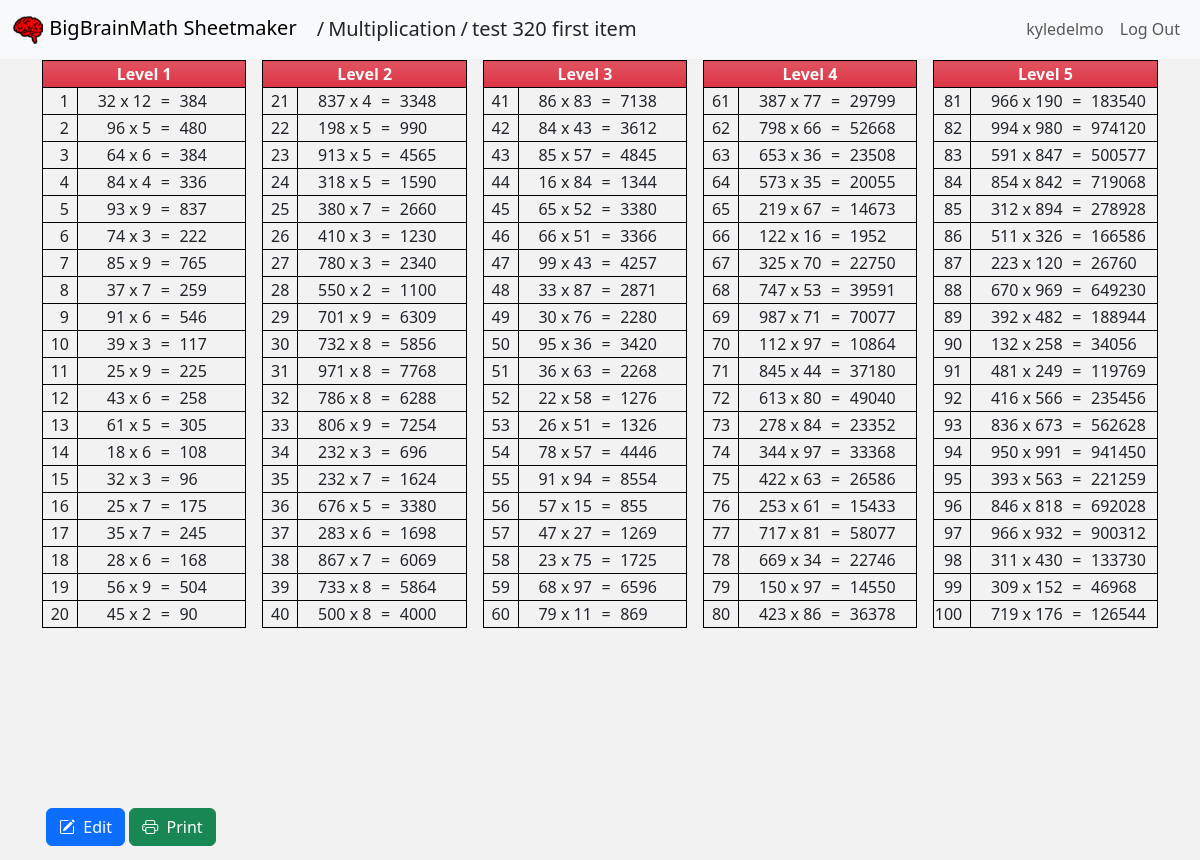
The page /multiplication/1/view (signed in) on the database its author committed.
### sheetmaker/models.py (models this page shows)
class Sheet(models.Model):
    user_id = models.PositiveIntegerField()
    sheet_name = models.CharField(max_length=50, default="Supermath Correspondence Contest")
    sheet_subname = models.CharField(max_length=50, default="Time Limit: 4 Minutes")
    problem_data = models.JSONField()
    sheet_type = models.CharField(max_length=20)
    created = models.DateTimeField(default=datetime.utcnow())
    modified = models.DateTimeField(default=datetime.utcnow())

class User(AbstractUser):
    pass

### sheetmaker/views.py (the view, shortened to what this page needs)
# urls.py: path('multiplication/<int:id>/<str:action>', views.multiplication_view, name='multiplication_view'),
@login_required(login_url="/login")
@xframe_options_sameorigin
def multiplication_view(request, id, action):
    pageTemplate = "sheetmaker/sheet_item.html"
    flat_list = []
    printData1 = []
    printData2 = []
    sheet = Sheet.objects.get(id=id)
    data = sheet
    if action == "edit":
        pageTemplate = "sheetmaker/sheet_item_edit.html"
    return render(request, pageTemplate, {
        "sheet_type": "Multiplication",
        "breadcrumb": "multiplication",
        "sheet_data": data,
        "sheet_print_data_1": printData1,
        "sheet_print_data_2": printData2
    })

### sheetmaker/templates/sheetmaker/sheet_item.html (shortened to what this page needs)
{% extends "sheetmaker/layout.html" %}
{% block subtitle %}
    <span class="sub-title"><span class="px-1">/</span><a class="text-decoration-none text-nowrap text-dark" href="/{{breadcrumb}}">{{ sheet_type }}</a><span class="px-1">/</span><span class="text-nowrap">{{ sheet_data.sheet_name}}</span></span>
{% endblock %}
{% block body %}
    <div class="problem-sheet">
        {% if sheet_type == "Multiplication" %}
        <div>
            <div class='grid item-detail-panel'>
                {% for data in sheet_data.problem_data %}
                <div class="animate__animated animate__fadeIn">
                    <table>
                        <thead>
                            <tr>
                                <th class="text-light bg-danger bg-gradient bg-opacity-100" colspan="2">{{ data.levelName }}</th>
                            </tr>
                        </thead>
                        <tbody>
                            {% for problem in data.numberSet %}
                            <tr>
                                <td>
                                    {{ problem.number }}
                                </td>
                                <td>
                                    <span>
                                        {{ problem.first }} x {{ problem.second }}
                                    </span>
                                    <span>=</span>
                                    <span>{{ problem.answer }}</span>
                                </td>
                            </tr>
                            {% endfor %}
                        </tbody>
                    </table>
                </div>
                {% endfor %}
            </div>
            <div class="footer-action-panel">
                <div id="sheetNameContainer" class="row g-3 mt-2 p-1">
                    <div class="flex-none w-auto">
                        <a class="btn btn-primary" href="/multiplication/{{ sheet_data.id }}/edit">
                            <i class="bi bi-pencil-square"></i>&nbsp;&nbsp;Edit
                        </a>
                        <button class="btn btn-success" data-sheet_id="{{ sheet_data.id }}" data-sheet-type="multiplication" id="printSheetEl">
                            <i class="bi bi-printer"></i>&nbsp;&nbsp;Print
                        </button>
                    </div>
                </div>
            </div>
        </div>
        {% endif %}
    </div>
{% endblock %}

### sheetmaker/templates/sheetmaker/layout.html (shortened to what this page needs)
{% load static %}
<!DOCTYPE html>
<html lang="en">
<head>
    <link href="https://cdn.jsdelivr.net/npm/bootstrap@5.3.0-alpha1/dist/css/bootstrap.min.css" rel="stylesheet"
 />
    <link rel="stylesheet" href="https://cdn.jsdelivr.net/npm/bootstrap-icons@1.9.1/font/bootstrap-icons.css" />
    <link rel="stylesheet" href="https://cdnjs.cloudflare.com/ajax/libs/animate.css/4.1.1/animate.min.css" />
    <link href="{% static 'sheetmaker/styles.css' %}" rel="stylesheet" />
</head>
<body>
    <div class="main container">
        <nav class="navbar fixed-top navbar-expand-lg bg-body-tertiary">
            <div class="container-fluid">
                <a class="navbar-brand" href="{% url 'index' %}">
                    <img src="{% static 'sheetmaker/images/supersmallmath32.png' %}">
                    <span>BigBrainMath Sheetmaker</span>
                </a>
                <div>{% block subtitle %}{% endblock %}</div>
                <div class="collapse navbar-collapse justify-content-end" id="navbarNav">
                    <ul class="navbar-nav">
                        {% if not user.is_authenticated %}
                        <li class="nav-item user-label">
                            <a class="nav-link" href="{% url 'login' %}">Log In</a>
                        </li>
                        <li class="nav-item user-label">
                            <a class="nav-link" href="{% url 'register' %}">Register</a>
                        </li>
                        {% else %}
                        <li class="nav-item user-label">
                            <a class="nav-link">{{ user.username }}</a>
                        </li>
                        <li class="nav-item user-label">
                            <a class="nav-link" href="{% url 'logout' %}">Log Out</a>
                        </li>
                        {% endif %}
                    </ul>
                </div>
            </div>
        </nav>
        {% block body %}
        {% endblock %}
    </div>
</body>
</html>

### sheetmaker/static/sheetmaker/styles.css (style rules this page uses)
html, body { margin: 0; min-height: 100%; background-color: #f2f2f2; }
.main { height: 100vh; --webkit-user-select: none; user-select: none; }
.user-label { justify-content: right }
.sub-title { font-size: var(--bs-navbar-brand-font-size); }
.problem-sheet { text-align: center; margin-top: 60px; }
.problem-sheet > div { display: flex; flex-direction: column; }
.problem-sheet div.grid.item-detail-panel { margin-bottom: 80px; }
.problem-sheet div.footer-action-panel { height: 80px; position: fixed; bottom: 0px; width: 100%; background: #f2f2f2; }
table, th, td, tr { border:1px solid black; }
.grid { display: grid; gap: 1rem; grid-auto-flow: column; grid-template-columns: auto auto auto auto auto; overflow: auto; }
.grid table { width: 100%; min-width: 180px; }
.grid table thead tr { background-color: red; }
.grid table tbody tr td:first-child { width: 35px; text-align: right; padding-right: 0.5em; }
.grid table tbody tr td { white-space: nowrap; }
.grid table tbody tr td:last-child { text-align: right; }
.grid table tbody tr td:last-child span { text-align: right; display: inline-block; }
.grid table tbody tr td:last-child > span:nth-child(1) { text-align: right; }
.grid table tbody tr td:last-child > span:nth-child(2) { text-align: center; width: 20px; }
.grid table tbody tr td:last-child > span:nth-child(3) { text-align: left; min-width: 65px; }

### rows shown on the page
Sheet: sheet_type "Multiplication", sheet_name "test 320 first item"
User: username "kyledelmo"

### other values the page prints
{{ data.levelName }} "Level 1" "Level 2" "Level 3" "Level 4" "Level 5"
{{ problem.number }} "1" "2" "3" "4" "5" "6" "7" "8" "9" "10" "11" "12" "13" "14" "15" "16" "17" "18" "19" "20" "21" "22" "23" "24" "25" "26" "27" "28" "29" "30" "31" "32" "33" "34" "35" "36" "37" "38" "39" "40" "41" "42" "43" "44" "45" "46" "47" "48" "49" "50" "51" "52" "53" "54" "55" "56" "57" "58" "59" "60" "61" "62" "63" "64" "65" "66" "67" "68" "69" "70" "71" "72" "73" "74" "75" "76" "77" "78" "79" "80" "81" "82" "83" "84" "85" "86" "87" "88" "89" "90" "91" "92" "93" "94" "95" "96" "97" "98" "99" "100"
{{ problem.first }} "32" "96" "64" "84" "93" "74" "85" "37" "91" "39" "25" "43" "61" "18" "32" "25" "35" "28" "56" "45" "837" "198" "913" "318" "380" "410" "780" "550" "701" "732" "971" "786" "806" "232" "232" "676" "283" "867" "733" "500" "86" "84" "85" "16" "65" "66" "99" "33" "30" "95" "36" "22" "26" "78" "91" "57" "47" "23" "68" "79" "387" "798" "653" "573" "219" "122" "325" "747" "987" "112" "845" "613" "278" "344" "422" "253" "717" "669" "150" "423" "966" "994" "591" "854" "312" "511" "223" "670" "392" "132" "481" "416" "836" "950" "393" "846" "966" "311" "309" "719"
{{ problem.second }} "12" "5" "6" "4" "9" "3" "9" "7" "6" "3" "9" "6" "5" "6" "3" "7" "7" "6" "9" "2" "4" "5" "5" "5" "7" "3" "3" "2" "9" "8" "8" "8" "9" "3" "7" "5" "6" "7" "8" "8" "83" "43" "57" "84" "52" "51" "43" "87" "76" "36" "63" "58" "51" "57" "94" "15" "27" "75" "97" "11" "77" "66" "36" "35" "67" "16" "70" "53" "71" "97" "44" "80" "84" "97" "63" "61" "81" "34" "97" "86" "190" "980" "847" "842" "894" "326" "120" "969" "482" "258" "249" "566" "673" "991" "563" "818" "932" "430" "152" "176"
{{ problem.answer }} "384" "480" "384" "336" "837" "222" "765" "259" "546" "117" "225" "258" "305" "108" "96" "175" "245" "168" "504" "90" "3348" "990" "4565" "1590" "2660" "1230" "2340" "1100" "6309" "5856" "7768" "6288" "7254" "696" "1624" "3380" "1698" "6069" "5864" "4000" "7138" "3612" "4845" "1344" "3380" "3366" "4257" "2871" "2280" "3420" "2268" "1276" "1326" "4446" "8554" "855" "1269" "1725" "6596" "869" "29799" "52668" "23508" "20055" "14673" "1952" "22750" "39591" "70077" "10864" "37180" "49040" "23352" "33368" "26586" "15433" "58077" "22746" "14550" "36378" "183540" "974120" "500577" "719068" "278928" "166586" "26760" "649230" "188944" "34056" "119769" "235456" "562628" "941450" "221259" "692028" "900312" "133730" "46968" "126544"
